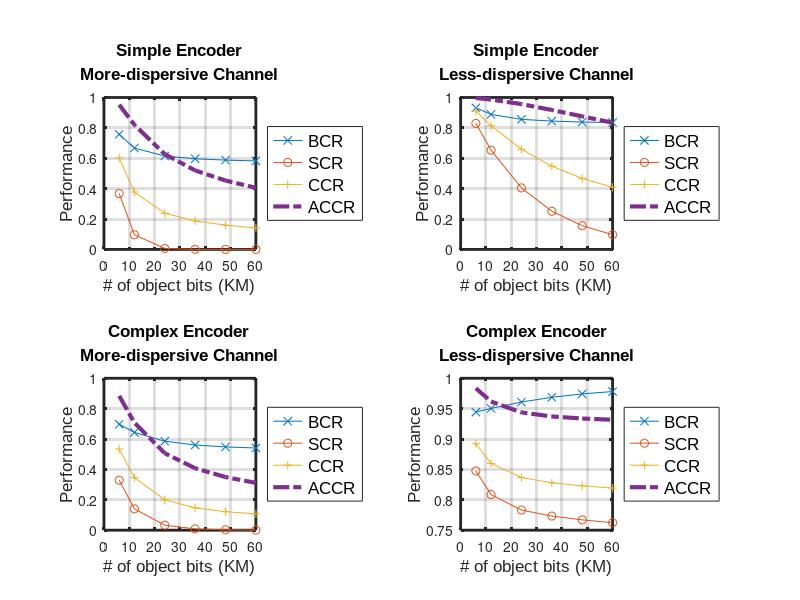

This figure's MATLAB source: (Note: this script raises an error after producing the figure.)
figure('Position', [10, 10, 1000, 800])

%Data from running  simulation_2.m  using the (3,1,2) code in  encoder1.m
%this is in "data_from_simulation_2.txt" with the "bad channel" namely:
%P(1,1)=0.4;   %P[ri=A|si=0]
%P(2,1)=0.3;   %P[ri=B|si=0]
%P(3,1)=0.2;   %P[ri=C|si=0]
%P(4,1)=0.1;   %P[ri=D|si=0]
%P(1,2)=0.1;   %P[ri=A|si=1]
%P(2,2)=0.2;   %P[ri=B|si=1]
%P(3,2)=0.3;   %P[ri=C|si=1]
%P(4,2)=0.4;   %P[ri=D|si=1]
%
BEP=[0.24234683333333 0.333138833333333  0.38524591666666  0.4032140 0.412149833333333  0.41750186666666 ];
SEP=[0.6322800  0.90366500  0.993512000  0.999535000  0.9999670 0.99999800 ];
CCP=[602546/999999  377918/999999  237652/999999  187650/999999  159579/999999  141123/999999 ];
ACCP=[(109490 + 602546 + 240205)/999999  (181476 + 377918 + 260125)/999999  (179683 + 237652 + 209750)/999999  (157906 + 187650 + 174030 )/999999  (140487 + 159579 + 153176)/999999  (126552 + 141123 + 137774)/999999 ];

BCP=1-BEP;
SCP=1-SEP;
bits=[6 12 24 36 48 60];

subplot(2, 2, 1);
plot(bits, BCP, '-x', bits, SCP, '-o', bits, CCP, '-+', bits, ACCP, '-.', 'LineWidth', 3, 'MarkerSize', 10);
set(gca, 'LineWidth', 2, 'TickLength', get(gca, 'TickLength').*2);
grid;
axis square;
title({'Simple Encoder', 'More-dispersive Channel'}, 'FontSize', 12, 'FontName', 'Arial');
xlabel('# of object bits (KM)', 'FontSize', 12, 'FontName', 'Arial');
ylabel('Performance', 'FontSize', 12, 'FontName', 'Arial');
legend({'BCR', 'SCR','CCR', 'ACCR'},'Location', 'EastOutside', 'FontSize', 12, 'FontName', 'Arial');
%semilogy(bits, BCP, '-x', bits, SCP, '-o')


%Data from running  simulation_2.m  using the (3,1,2) code in  encoder1.m
%this is in "data_from_simulation_2.txt" with the "better channel" namely:
%P(1,1)=0.65;  %P[ri=A|si=0]
%P(2,1)=0.2;   %P[ri=B|si=0]
%P(3,1)=0.1;   %P[ri=C|si=0]
%P(4,1)=0.05;  %P[ri=D|si=0]
%P(1,2)=0.05;  %P[ri=A|si=1]
%P(2,2)=0.1;   %P[ri=B|si=1]
%P(3,2)=0.2;   %P[ri=C|si=1]
%P(4,2)=0.65;  %P[ri=D|si=1]
%
BEP=[0.06801766666   0.11133075  0.14393970833  0.15533738888  0.1615204791666   0.165073916666];
SEP=[0.17062600    0.3470690   0.595177  0.748878  0.8440220  0.9033410];
CCP=[0.91106791106  0.81437881437  0.65953065953065  0.5478015478015  0.46757546757546  0.40882840882840];
ACCP=[0.9963989963989 0.98638498638498   0.9565949565949  0.91751791751791  0.875840875840876  0.83389183389183];

BCP=1-BEP;
SCP=1-SEP;
bits=[6 12 24 36 48 60];

subplot(2, 2, 2);
plot(bits, BCP, '-x', bits, SCP, '-o', bits, CCP, '-+', bits, ACCP, '-.', 'LineWidth', 3, 'MarkerSize', 10);
set(gca, 'LineWidth', 2, 'TickLength', get(gca, 'TickLength').*2);
grid;
axis square;
title({'Simple Encoder', 'Less-dispersive Channel'}, 'FontSize', 12, 'FontName', 'Arial');
xlabel('# of object bits (KM)', 'FontSize', 12, 'FontName', 'Arial');
ylabel('Performance', 'FontSize', 12, 'FontName', 'Arial');
legend({'BCR', 'SCR','CCR', 'ACCR'},'Location', 'EastOutside', 'FontSize', 12, 'FontName', 'Arial');

%===============================This was using the Matlab "vitdec()" function with hard-decoding (begin)===============

%Data from running  "simulation_3.m" with the (3,1,8) code in Table 11.1(b) on page 330 of Lin+Costello
%this is in "data_from_simulation_2.txt" with the "bad channel" namely:
%P(1,1)=0.4;   %P[ri=A|si=0]
%P(2,1)=0.3;   %P[ri=B|si=0]
%P(3,1)=0.2;   %P[ri=C|si=0]
%P(4,1)=0.1;   %P[ri=D|si=0]
%P(1,2)=0.1;   %P[ri=A|si=1]
%P(2,2)=0.2;   %P[ri=B|si=1]
%P(3,2)=0.3;   %P[ri=C|si=1]
%P(4,2)=0.4;   %P[ri=D|si=1]
%
% BEP=[2111586/(1000000*6)  4823286/(1000000*12)  10719388/(1000000*24)  16689145/(1000000*36) 22643300/(1000000*48)  28587007/(1000000*60)];
% SEP=[758195/1000000   920686/1000000  988444/1000000   998134/1000000 999656/1000000  999943/1000000];
% CCP=[477594/999999   287874/999999  173491/999999   135696/999999  115697/999999  103421/999999];
% ACCP=[(127649 + 477594 + 248041)/999999  (142300 + 287874 + 226254)/999999  (132899 + 173491 + 166872)/999999  (118881 + 135696 + 133616)/999999   (107457 + 115697 + 115138)/999999  (98073 + 103421 + 102140)/999999];

%Data from running  "simulation_3.m" with the (3,1,8) code in Table 11.1(b) on page 330 of Lin+Costello
%this is in "data_from_simulation_2.txt" with the "better channel" namely:
%P(1,1)=0.65;  %P[ri=A|si=0]
%P(2,1)=0.2;   %P[ri=B|si=0]
%P(3,1)=0.1;   %P[ri=C|si=0]
%P(4,1)=0.05;  %P[ri=D|si=0]
%P(1,2)=0.05;  %P[ri=A|si=1]
%P(2,2)=0.1;   %P[ri=B|si=1]
%P(3,2)=0.2;   %P[ri=C|si=1]
%P(4,2)=0.65;  %P[ri=D|si=1]
%
% BEP=[620370/(1000000*6) 1256998/(1000000*12) 2421959/(1000000*24) 3396031/(1000000*36) 4214292/(1000000*48)  4941000/(1000000*60)];
% SEP=[263368/1000000  345715/1000000 416456/1000000  453367/1000000 482502/1000000  508169/1000000];
% CCP=[825277/999999  748447/999999  680970/999999  646144/999999  620366/999999  597074/999999];
% ACCP=[(37434 + 825277 + 98334)/999999 (47576 + 748447 + 109444)/999999  (55831 + 680970 + 112175)/999999  (60067 + 646144 + 112522)/999999  (64470 + 620366 + 113517)/999999  (68837  + 597074 + 115019 )/999999];

%===============================This was using the Matlab "vitdec()" function with hard-decoding (end)===============



%========This was using the Matlab "vitdec()" function with soft-decoding with 4 levels (2 bits) (begin)=========

%Data from running  "simulation_3.m" with the (3,1,8) code in Table 11.1(b) on page 330 of Lin+Costello
%this is in "data_from_simulation_2.txt" with the "bad channel" namely:
%P(1,1)=0.4;   %P[ri=A|si=0]
%P(2,1)=0.3;   %P[ri=B|si=0]
%P(3,1)=0.2;   %P[ri=C|si=0]
%P(4,1)=0.1;   %P[ri=D|si=0]
%P(1,2)=0.1;   %P[ri=A|si=1]
%P(2,2)=0.2;   %P[ri=B|si=1]
%P(3,2)=0.3;   %P[ri=C|si=1]
%P(4,2)=0.4;   %P[ri=D|si=1]
%
BEP=[1816343/(1000000*6)  4283389/(1000000*12)  9944301/(1000000*24)  15824787/(1000000*36)  21695751/(1000000*48)  27557066/(1000000*60)];
SEP=[670958/1000000  859663/1000000  967368/1000000  991527/1000000 997719/1000000   999340/1000000];
CCP=[534368/999999 345899/999999  199479/999999   147099/999999  121292/999999  107362/999999];
ACCP=[(128870 + 534368 + 220769)/999999  (148837 + 345899 + 212513)/999999  (139227 + 199479 + 167523)/999999  (124008 + 147099 + 136565)/999999  (110091 + 121292 + 117936)/999999  (99855 + 107362 + 103948)/999999];

BCP=1-BEP;
SCP=1-SEP;
bits=[6 12 24 36 48 60];

subplot(2, 2, 3);
plot(bits, BCP, '-x', bits, SCP, '-o', bits, CCP, '-+', bits, ACCP, '-.', 'LineWidth', 3, 'MarkerSize', 10);
set(gca, 'LineWidth', 2, 'TickLength', get(gca, 'TickLength').*2);
grid;
axis square;
title({'Complex Encoder', 'More-dispersive Channel'}, 'FontSize', 12, 'FontName', 'Arial');
xlabel('# of object bits (KM)', 'FontSize', 12, 'FontName', 'Arial');
ylabel('Performance', 'FontSize', 12, 'FontName', 'Arial');
legend({'BCR', 'SCR','CCR', 'ACCR'},'Location', 'EastOutside', 'FontSize', 12, 'FontName', 'Arial');

%Data from running  "simulation_3.m" with the (3,1,8) code in Table 11.1(b) on page 330 of Lin+Costello
%this is in "data_from_simulation_2.txt" with the "better channel" namely:
%P(1,1)=0.65;  %P[ri=A|si=0]
%P(2,1)=0.2;   %P[ri=B|si=0]
%P(3,1)=0.1;   %P[ri=C|si=0]
%P(4,1)=0.05;  %P[ri=D|si=0]
%P(1,2)=0.05;  %P[ri=A|si=1]
%P(2,2)=0.1;   %P[ri=B|si=1]
%P(3,2)=0.2;   %P[ri=C|si=1]
%P(4,2)=0.65;  %P[ri=D|si=1]
%
BEP=[335177/(1000000*6)  596066/(1000000*12)  940155/(1000000*24)  1128846/(1000000*36)  1238126/(1000000*48)  1312835/(1000000*60)];
SEP=[152565/1000000   191396/1000000  216921/1000000  226818/1000000  233040/1000000   237741/1000000];
CCP=[892260/999999  859884/999999   836597/999999   827964/999999   822976/999999  819261/999999];
ACCP=[(25705 + 892260 + 65471)/999999  (31623 + 859884 + 70133)/999999  (34688 + 836597 + 72425)/999999  (35649 + 827964 + 73486)/999999   (36875 + 822976 + 73835)/999999   (37812 + 819261 + 74587)/999999];

BCP=1-BEP;
SCP=1-SEP;
bits=[6 12 24 36 48 60];

subplot(2, 2, 4);
plot(bits, BCP, '-x', bits, SCP, '-o', bits, CCP, '-+', bits, ACCP, '-.', 'LineWidth', 3, 'MarkerSize', 10);
set(gca, 'LineWidth', 2, 'TickLength', get(gca, 'TickLength').*2);
grid;
axis square;
title({'Complex Encoder', 'Less-dispersive Channel'}, 'FontSize', 12, 'FontName', 'Arial', 'interpreter', 'tex');
xlabel('# of object bits (KM)', 'FontSize', 12, 'FontName', 'Arial');
ylabel('Performance', 'FontSize', 12, 'FontName', 'Arial');
legend({'BCR', 'SCR','CCR', 'ACCR'},'Location', 'EastOutside', 'FontSize', 12, 'FontName', 'Arial');
%========This was using the Matlab "vitdec()" function with soft-decoding with 2 levels (end)=========


hgexport(gcf, 'figure9.png',myStyle,'Format','png');
